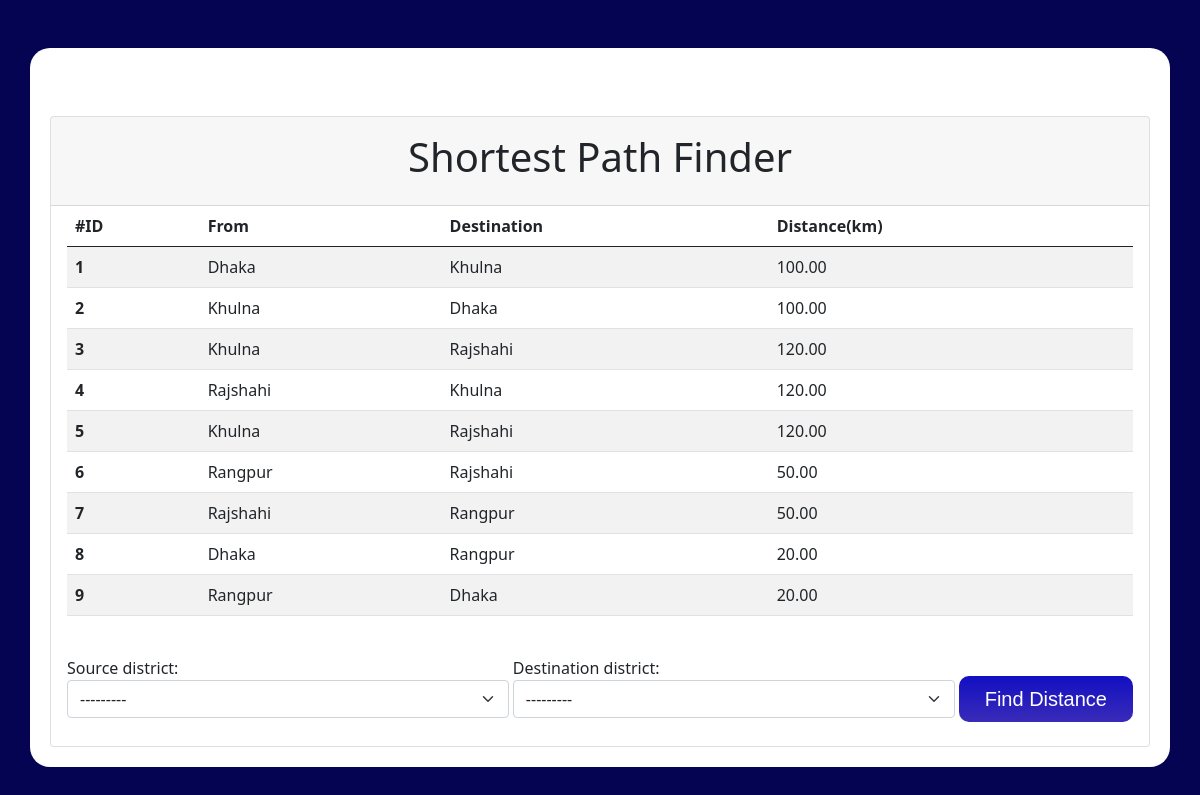
The page / on the database its author committed.
### search/models.py (models this page shows, shortened)
class Distance(models.Model):
    source_district = models.ForeignKey(District,on_delete=models.CASCADE,related_name='source_distances')
    destination_district = models.ForeignKey(District, on_delete=models.CASCADE,related_name='destination_distances')
    distance = models.DecimalField(max_digits=6, decimal_places=2)

class District(models.Model):
    name = models.CharField(max_length=100)
    parent_districts = models.ManyToManyField('self', symmetrical=False, blank=True,related_name='child_districts')
    def __str__(self):
        return self.name

### search/views.py (the view)
# urls.py: path('', find_shortest_distance, name='find_shortest_distance'),
def find_shortest_distance(request):
    form = ShortestDistanceForm(request.POST or None)
    shortest_distance = None
    shortest_path = None
    total_path = Distance.objects.all()
    if request.method == 'POST' and form.is_valid():
        source_district = form.cleaned_data['source_district']
        destination_district = form.cleaned_data['destination_district']
        shortest_distance, shortest_path = dijkstra_shortest_path(source_district,destination_district)
        shortest_path = "-->".join([district.name for district in shortest_path])
    return render(request, 'search.html', {'form': form, 'shortest_distance': shortest_distance, 'shortest_path': shortest_path, 'total_path': total_path})

### search/forms.py (shortened to what this page needs)
class ShortestDistanceForm(forms.Form):
    source_district = forms.ModelChoiceField(queryset=District.objects.all(),widget=forms.Select(attrs={'class': 'form-select col-6'}))
    destination_district = forms.ModelChoiceField(queryset=District.objects.all(),widget=forms.Select(attrs={'class': 'form-select col-6'}))

### search/templates/search.html (shortened to what this page needs)
<!DOCTYPE html>
<html>
<head>
  <link href="https://cdn.jsdelivr.net/npm/bootstrap@5.0.2/dist/css/bootstrap.min.css" rel="stylesheet"
>
</head>
<body style="background: rgb(2,0,36);
background: linear-gradient(90deg, rgba(2,0,36,1) 0%, rgba(4,4,82,1) 0%);">
  <div class="container mt-5 bg-white" style="padding:20px; border-radius:20px">
    <div class="card mt-5">
      <div class="card-header text-center py-3 text-bold">
        <h1>Shortest Path Finder</i></h1>
      </div>
      <div class="px-3">
        <table class="table table-striped">
          <thead>
            <tr>
              <th scope="col">#ID</th>
              <th scope="col">From</th>
              <th scope="col">Destination</th>
              <th scope="col">Distance(km)</th>
            </tr>
          </thead>
          <tbody>
            {% for i in total_path %}
            <tr>
              <th scope="row">{{i.id}}</th>
              <td>{{i.source_district}}</td>
              <td>{{i.destination_district}}</td>
              <td>{{i.distance}}</td>
            </tr>
            {% endfor%}
          </tbody>
        </table>
      </div>
      <div class="px-3 py-4">
        <form method="POST">
          <div class="row g-1">
            <div class="col-5">
              {{ form.source_district.label_tag }}
              {{form.source_district}}</div>
            <div class="col-5">
              {{ form.destination_district.label_tag }}
              {{form.destination_district}}</div>
            <div class="col-2 mt-4">
              <button class="btnn btn-lg w-100" type="submit">
                Find Distance
              </button>
            </div>
          </div>
        </form>
      </div>
    </div>
</body>
</html>

### search/templates/search.html (style rules this page uses)
.btnn { background: #120fc2; background-image: -webkit-linear-gradient(top, #120fc2, #392bb8); background-image: -moz-linear-gradient(top, #120fc2, #392bb8); background-image: -ms-linear-gradient(top, #120fc2, #392bb8); background-image: -o-linear-gradient(top, #120fc2, #392bb8); background-image: linear-gradient(to bottom, #120fc2, #392bb8); -webkit-border-radius: 10; -moz-border-radius: 10; border-radius: 10px; border: none; font-family: Arial; color: #ffffff; font-size: 20px; text-decoration: none; }

### rows shown on the page
Distance: id "1", source_district "Dhaka", destination_district "Khulna", distance "100.00"
Distance: id "2", source_district "Khulna", destination_district "Dhaka", distance "100.00"
Distance: id "3", source_district "Khulna", destination_district "Rajshahi", distance "120.00"
Distance: id "4", source_district "Rajshahi", destination_district "Khulna", distance "120.00"
Distance: id "5", source_district "Khulna", destination_district "Rajshahi", distance "120.00"
Distance: id "6", source_district "Rangpur", destination_district "Rajshahi", distance "50.00"
Distance: id "7", source_district "Rajshahi", destination_district "Rangpur", distance "50.00"
Distance: id "8", source_district "Dhaka", destination_district "Rangpur", distance "20.00"
Distance: id "9", source_district "Rangpur", destination_district "Dhaka", distance "20.00"
